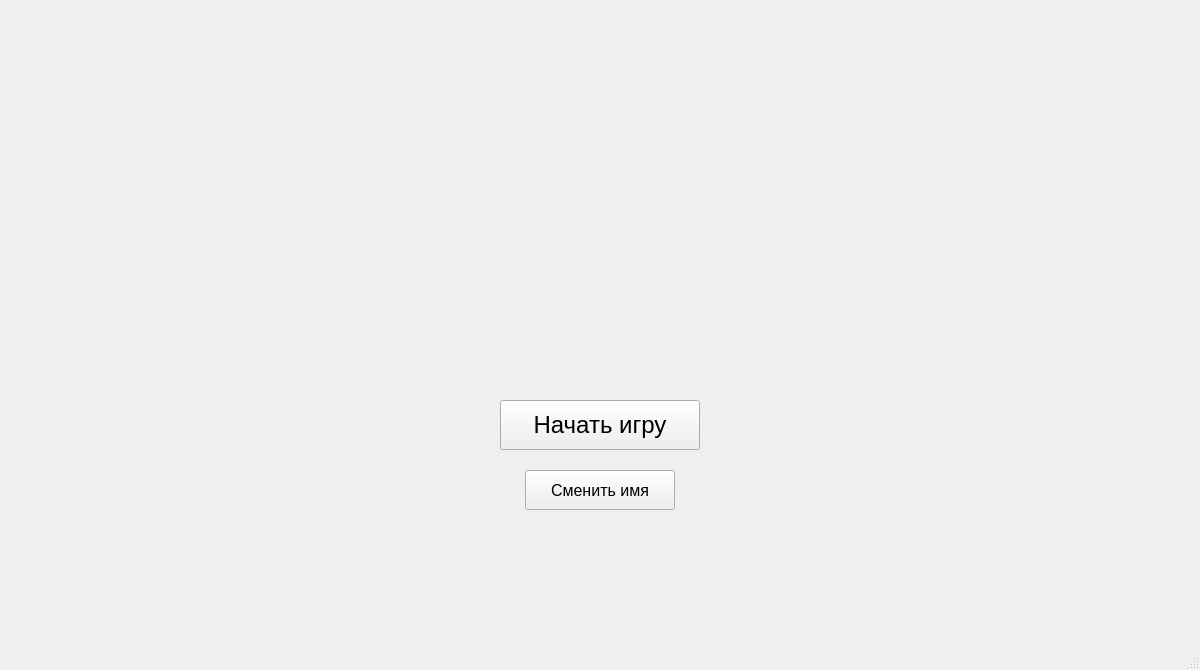
<?xml version="1.0" encoding="UTF-8"?>
<ui version="4.0">
 <class>wind</class>
 <widget class="QMainWindow" name="wind">
  <property name="geometry">
   <rect>
    <x>0</x>
    <y>0</y>
    <width>1200</width>
    <height>670</height>
   </rect>
  </property>
  <property name="sizePolicy">
   <sizepolicy hsizetype="Fixed" vsizetype="Fixed">
    <horstretch>0</horstretch>
    <verstretch>0</verstretch>
   </sizepolicy>
  </property>
  <property name="windowTitle">
   <string>MainWindow</string>
  </property>
  <widget class="QWidget" name="centralwidget">
   <widget class="QLabel" name="label">
    <property name="geometry">
     <rect>
      <x>0</x>
      <y>0</y>
      <width>1200</width>
      <height>671</height>
     </rect>
    </property>
    <property name="text">
     <string/>
    </property>
    <property name="pixmap">
     <pixmap>battleship.jpg</pixmap>
    </property>
   </widget>
   <widget class="QPushButton" name="pushButton">
    <property name="geometry">
     <rect>
      <x>500</x>
      <y>400</y>
      <width>200</width>
      <height>50</height>
     </rect>
    </property>
    <property name="font">
     <font>
      <pointsize>18</pointsize>
     </font>
    </property>
    <property name="text">
     <string>Начать игру</string>
    </property>
   </widget>
   <widget class="QPushButton" name="pushButton_2">
    <property name="geometry">
     <rect>
      <x>525</x>
      <y>470</y>
      <width>150</width>
      <height>40</height>
     </rect>
    </property>
    <property name="font">
     <font>
      <pointsize>12</pointsize>
     </font>
    </property>
    <property name="text">
     <string>Сменить имя</string>
    </property>
   </widget>
  </widget>
  <widget class="QMenuBar" name="menubar">
   <property name="geometry">
    <rect>
     <x>0</x>
     <y>0</y>
     <width>1200</width>
     <height>26</height>
    </rect>
   </property>
  </widget>
  <widget class="QStatusBar" name="statusbar"/>
 </widget>
 <resources/>
 <connections/>
</ui>
